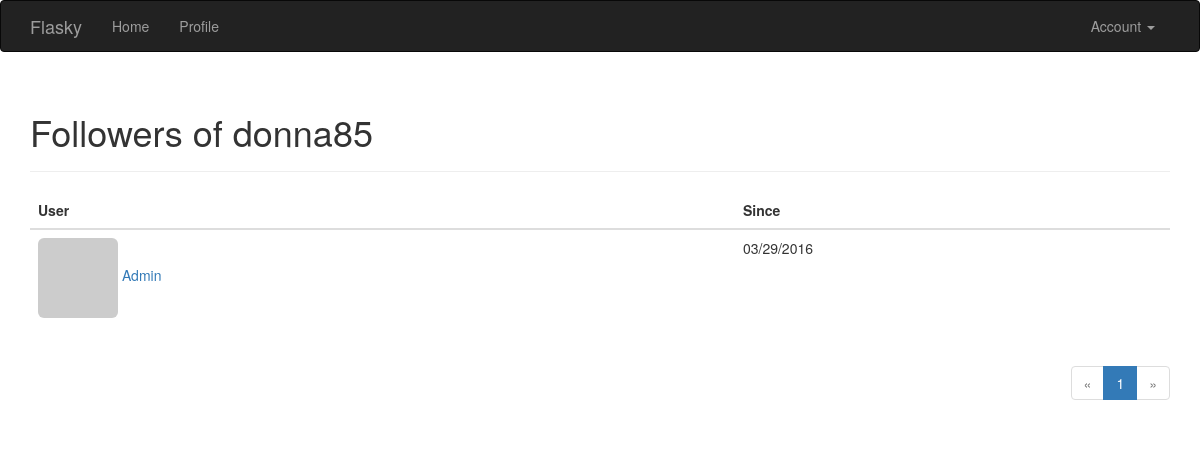
The app's page /followers/donna85 (signed in) with its own data.
### flask_mod/app/models.py (models this page shows, shortened)
class User(UserMixin, db.Model):
    __tablename__ = 'user_table'
    id = db.Column(db.Integer, primary_key=True)
    email = db.Column(db.String(64), unique=True, index=True)
    UserName = db.Column(db.String(64), unique=True, index=True)
    role_id = db.Column(db.Integer, db.ForeignKey('role_table.id'))
    password_hash = db.Column(db.String(64))
    confirmed = db.Column(db.Boolean, default=False)
    name = db.Column(db.String(64))
    location = db.Column(db.String(64))
    about_me = db.Column(db.Text())
    member_since = db.Column(db.DateTime(), default=datetime.utcnow)
    last_seen = db.Column(db.DateTime(), default=datetime.utcnow)
    avatar_hash = db.Column(db.String(32))
    posts = db.relationship('Post', backref='author', lazy='dynamic')
    comments = db.relationship('Comment', backref='author', lazy='dynamic')
    followed = db.relationship('Follow',
                               foreign_keys=[Follow.follower_id],
                               backref=db.backref('follower', lazy='joined'),
                               lazy='dynamic',
                               cascade='all, delete-orphan')
    followers = db.relationship('Follow',
                                foreign_keys=[Follow.followed_id],
                                backref=db.backref('followed', lazy='joined'),
                                lazy='dynamic',
                                cascade='all, delete-orphan')
    def can(self, permissions):
        return self.role is not None and (self.role.permissions & permissions) == permissions
    @property
    def password(self):
        raise AttributeError('Password is not a readable attribute')
    def gravatar(self, size=100, default='identicon', rating='g'):
        if request.is_secure:
            url = 'https://secure.gravatar.com/avatar'
        else:
            url = 'http://www.gravatar.com/avatar'
        hash_head = self.avatar_hash or hashlib.md5(self.email.encode('utf-8')).hexdigest()
        return '{url}/{hash}?s={size}&d={default}&r={rating}'.format(
                 url=url, hash=hash_head, size=size, default=default, rating=rating)
    def ping(self):
        self.last_seen = datetime.utcnow()
        db.session.add(self)

class Follow(db.Model):
    __tablename = 'follow_table'
    follower_id = db.Column(db.Integer, db.ForeignKey('user_table.id'), primary_key=True)
    followed_id = db.Column(db.Integer, db.ForeignKey('user_table.id'), primary_key=True)
    timestamp = db.Column(db.DateTime, default=datetime.utcnow)

### flask_mod/app/main/views.py (the view)
@main.route('/followers/<username>')
def followers(username):
    user = User.query.filter_by(UserName=username).first()
    if user is None:
        flash('Invalid user.')
        return redirect(url_for('main.index'))
    page = request.args.get('page', 1, type=int)
    pagination = user.followers.paginate(page, per_page=current_app.config['FLASKY_FOLLOWERS_PER_PAGE'],
                                         error_out=False)
    follows = [{'user': item.follower, 'timestamp': item.timestamp} for item in pagination.items]
    return render_template('followers.html', user=user, title='Followers of', endpoint='main.followers',
                           pagination=pagination, follows=follows)

### flask_mod/app/auth/views.py (called while the page is built)
@auth.before_app_request
def before_request():
    if current_user.is_authenticated:
        current_user.ping()
        if not current_user.confirmed and request.endpoint[:5] != 'auth.' and request.endpoint != 'static':
            return redirect(url_for('auth.unconfirmed'))

### flask_mod/app/main/__init__.py (called while the page is built)
@main.app_context_processor
def inject_permissions():
    return dict(Permission=Permission)

### flask_mod/app/models.py (called while the page is built)
@login_manager.user_loader
def load_uesr(user_id):
    return User.query.get(int(user_id))

### flask_mod/app/templates/followers.html (shortened to what this page needs)
{% extends "base_from_bootstrap.html" %}
{% import "_macros.html" as macros %}
{% block page_content %}
<div class="page-header">
    <h1>{{ title }} {{ user.UserName }}</h1>
</div>
<table class="table table-hover followers">
    <thead><tr><th>User</th><th>Since</th></tr></thead>
    {% for follow in follows %}
	{% if follow.user.UserName != user.UserName %}
    <tr>
        <td>
            <a href="{{ url_for('.user_page', username = follow.user.UserName) }}">
                <img class="img-rounded" src="{{ follow.user.gravatar(size=32) }}">
                {{ follow.user.UserName }}
            </a>
        </td>
        <td>{{ moment(follow.timestamp).format('L') }}</td>
    </tr>
	{% endif %}
    {% endfor %}
</table>
<div class="pagination">
    {{ macros.pagination_widget(pagination, endpoint, username = user.UserName) }}
</div>
{% endblock %}

### flask_mod/app/static/styles.css (style rules this page uses)
div.pagination { width: 100%; text-align: right; padding: 0px; margin: 0px; }

### records on screen
User: UserName "donna85"
User: user.UserName "Admin"
Follow: timestamp "03/29/2016"

### other values on screen
{{ title }} "Followers of"
{{ p }} "1"
